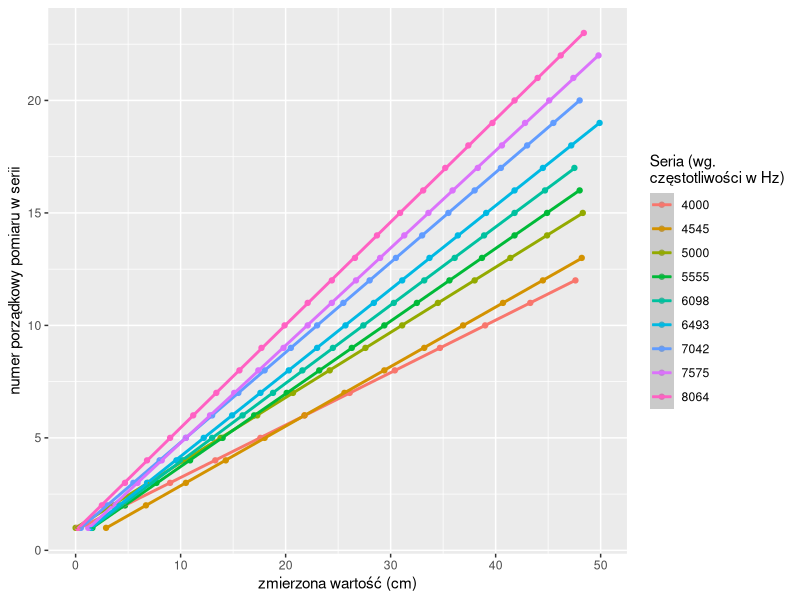

Here is the R script that generated this plot:
# x1 <- c(
#   0.4,
#   4.7,
#   9,
#   13.3,
#   17.6,
#   21.8,
#   26.1,
#   30.4,
#   34.7,
#   39,
#   43.3,
#   47.6
# )
# 
# x2 <- c(
#   2.9,
# 6.7,
# 10.5,
# 14.3,
# 18,
# 21.8,
# 25.6,
# 29.4,
# 33.2,
# 36.9,
# 40.7,
# 44.5,
# 48.2
# )
# 
# x<-x2
# 
# y <- 1:length(x)
# 
# reg<-lm(x~y)
# reg$coefficients[2]
# summary(reg)
# 
# data_frame(x = x, y= y) |>
#   ggplot(aes(x = x, y = y)) +
#   geom_point() +
#   geom_smooth(method = "lm")

library(dplyr)
library(ggplot2)
library(tidyr)

df <- read.csv2("lab3/Pomiary.csv")
df |>
  mutate(no_in_series = 1:dim(df)[1]) |>
  pivot_longer(-no_in_series, names_to = "series") |>
  mutate(series = substring(series, 2)) |>
  ggplot(aes(y = no_in_series, x = value, colour = series)) +
  geom_point() +
  geom_smooth(method = "lm") +
  geom_errorbarh(aes(xmin = value - 0.1, xmax = value + 0.1), height = 0) +
  labs(
    y = "numer porządkowy pomiaru w serii",
    x = "zmierzona wartość (cm)",
    colour = "Seria (wg.\nczęstotliwości w Hz)"
  )
